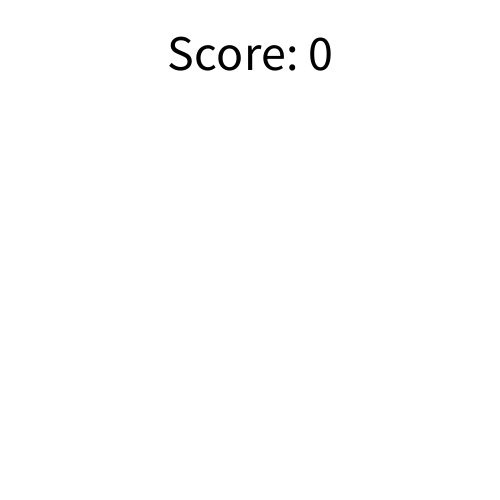
Frame 1 (no input)
Frame 60 (the mouse pressed at the canvas centre just before this capture): identical to frame 1, image omitted
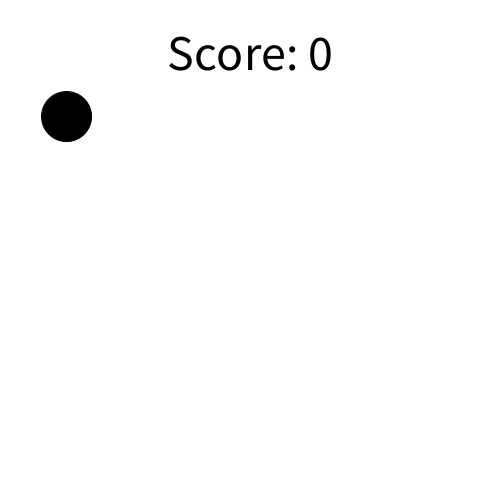
Frame 120 (the mouse held since frame 60 and released just before this capture)

The Processing sketch that drew these frames (run headless with seeded random() and noise(); from frame 60 on, the mouse is pressed at the canvas centre):

// Processing sketch: MoleHit4
// ── MoleHit4.pde
int count[] = new int[5];
boolean isShow[] = new boolean[5];
float x[] = new float[5];
float y[] = new float[5];
int score = 0;
void setup() {
  size(500,500);
  for (int i=0; i<5; i++) {
    x[i] = random(25,width-25);
    y[i] = random(25,height-25);
    count[i] = int(random(120,150));
    isShow[i] = false;
  }
}

void draw() {
  background(255);
  fill(0);
  for (int i=0; i<5; i++) {
    count[i] -= 1;
    if (count[i] == 0) {
      if (isShow[i]) {
        isShow[i] = false;
      } else {
        isShow[i] = true;
      }
      count[i] = int(random(120,150));
    }
    if (isShow[i]) {
      ellipse(x[i],y[i],50,50);
    }
  }
  textAlign(CENTER);
  textSize(50);
  text("Score: "+score,width/2,70);
}

void mousePressed() {
  for (int i=0; i<5; i++) {
    float dst = dist(mouseX,mouseY,x[i],y[i]);
    if (dst < 25) {
      if (isShow[i]) {
        score += 1;
      }
      isShow[i] = false;
      count[i] = int(random(120,150));
    }
  }
}
